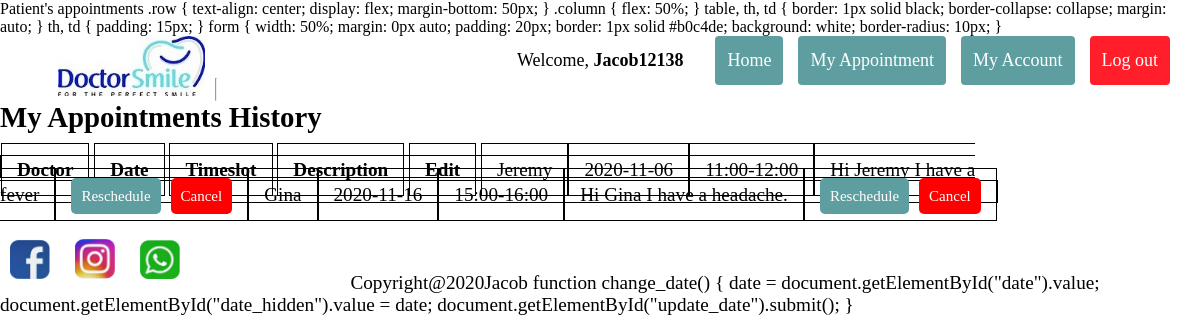
The page /patient_appointment.php (signed in) on the database its author committed.
### tables this page shows
CREATE TABLE IF NOT EXISTS `appointments` (
  `appointment_id` int(11) NOT NULL AUTO_INCREMENT,
  `patient_id` int(11) NOT NULL,
  `doctor_id` int(11) NOT NULL,
  `appointment_date` date NOT NULL,
  `timeslot` varchar(20) NOT NULL,
  `description` text,
  PRIMARY KEY (`appointment_id`),
  KEY `doctor_id` (`doctor_id`),
  KEY `patient_id` (`patient_id`),
  KEY `appointment_date` (`appointment_date`)
);

CREATE TABLE IF NOT EXISTS `users` (
  `id` int(11) NOT NULL AUTO_INCREMENT,
  `username` varchar(255) NOT NULL,
  `email` varchar(255) NOT NULL,
  `password` varchar(255) NOT NULL,
  `type` varchar(20) DEFAULT 'patient',
  `address` varchar(255) DEFAULT NULL,
  `phone` varchar(22) DEFAULT NULL,
  `gender` varchar(8) NOT NULL DEFAULT 'Male',
  `profile_image` varchar(1) NOT NULL DEFAULT '0',
  PRIMARY KEY (`id`)
);

### patient_appointment.php (the view, shortened to what this page needs)
<!DOCTYPE html>
<html lang="en">
<head>
    <link rel="stylesheet" type="text/css" href="basic.css">
</head>
<body>
    <?php
    include('server.php');
    include('header.php');
    ?>
    <h2 style="text-align: center;">My Appointments History</h2>
    <br>
    <br>
    <table>
        <tr>
            <th>Doctor</th>
            <th>Date</th>
            <th>Timeslot</th>
            <th style='width:50%'>Description</th>
            <th>Edit</th>
        </tr>
        <?php
        $user_id = $_SESSION["id"];
        $query = "SELECT users.username, appointments.appointment_id, appointments.appointment_date, appointments.timeslot, appointments.description
        FROM appointments
        INNER JOIN users ON appointments.doctor_id=users.id WHERE appointments.patient_id = $user_id ORDER BY appointment_date;";
        $result = mysqli_query($db, $query);
        while ($row = mysqli_fetch_array($result)) {
            echo "<tr><td>" . $row['username'] . "</td><td>" . $row['appointment_date'] . "</td><td>" . $row['timeslot'] . "</td><td>" . $row['description'] . "</td><td><a onclick=\"return confirm('Are you sure to reschedule?')\" href='patient_appointment.php?reschedule={$row['appointment_id']}' class='btn' style='background-color: #5f9ea0; text-decoration: none;'>Reschedule</a><a onclick=\"return confirm('Are you sure to cancel?')\" href='server.php?cancel={$row['appointment_id']}' class='btn' style='background-color: red; text-decoration: none; margin-left:10px'>Cancel</a></td></tr>";
        }
        ?>
    </table>
</body>
<?php include('footer.php'); ?>
<script>
    function change_date() {
        date = document.getElementById("date").value;
        document.getElementById("date_hidden").value = date;
        document.getElementById("update_date").submit();
    }
</script>
</html>

### basic.css (style rules this page uses)
* { display: inline; }
body { font-size: 120%; }
.btn { padding: 10px; font-size: 15px; color: white; background: #5f9ea0; border: none; border-radius: 5px; text-decoration: none; }

### patient_appointment.php (style rules this page uses)
table, th, td { border: 1px solid black; border-collapse: collapse; margin: auto; }
th, td { padding: 15px; }

### rows shown on the page
appointments: users.username "Jeremy", appointment_date "2020-11-06", timeslot "11:00-12:00", description "Hi Jeremy I have a fever"
appointments: users.username "Gina", appointment_date "2020-11-16", timeslot "15:00-16:00", description "Hi Gina I have a headache."

### other values the page prints
$_SESSION['username'] "Jacob12138"
